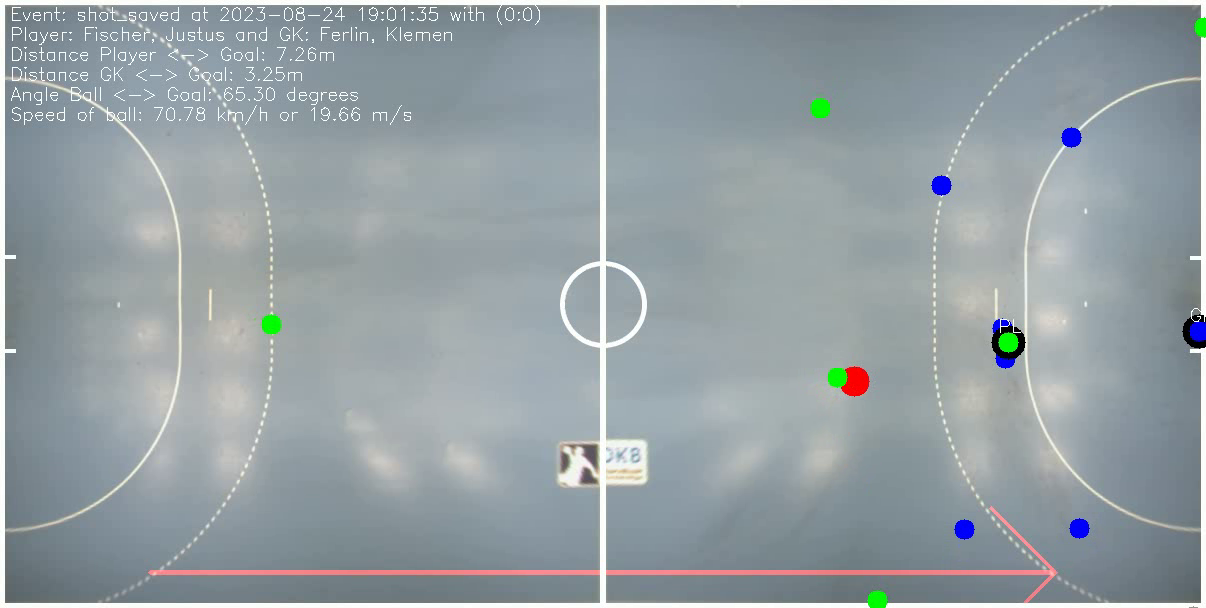
#> input picture frame 32 of assets/events/videos/demo.mp4, 1206 x 608 px
$ python mp4_to_gif.py
#> lines starting #> are read from the running program, lines starting #| are printed output that depends on the picture
import cv2
from PIL import Image


def mp4_to_gif(video_path, gif_path, fps=5, scale_percent=50, colors=256):
#> called with video_path = 'assets/events/videos/demo.mp4', gif_path = 'assets/events/videos/demo.gif', fps = 40, scale_percent = 50, colors = 256
    vidcap = cv2.VideoCapture(video_path)
    frames = []

    success, image = vidcap.read()
#> image is the input picture: shape (608, 1206, 3); mean B, G, R 164.1, 159.7, 149.4
    while success:
        # Resize frame
        width = int(image.shape[1] * scale_percent / 100)
#> width = 603
        height = int(image.shape[0] * scale_percent / 100)
#> height = 304
        resized_image = cv2.resize(image, (width, height))

        # Convert from BGR (OpenCV format) to RGB (Pillow format)
        image_rgb = cv2.cvtColor(resized_image, cv2.COLOR_BGR2RGB)
        pil_image = Image.fromarray(image_rgb).convert(
            "P", palette=Image.ADAPTIVE, colors=colors
        )  # Reduce colors
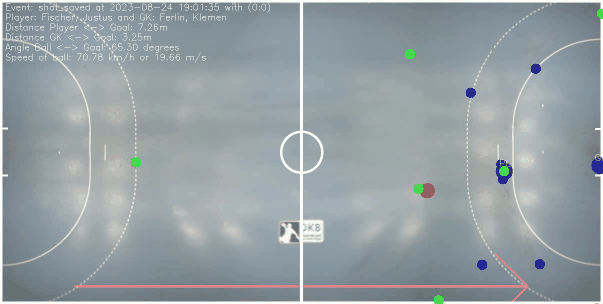
#> pil_image: PIL image 603x304 P; mean R, G, B 149.6, 160, 164.5
        frames.append(pil_image)  # Convert to PIL Image
        success, image = vidcap.read()
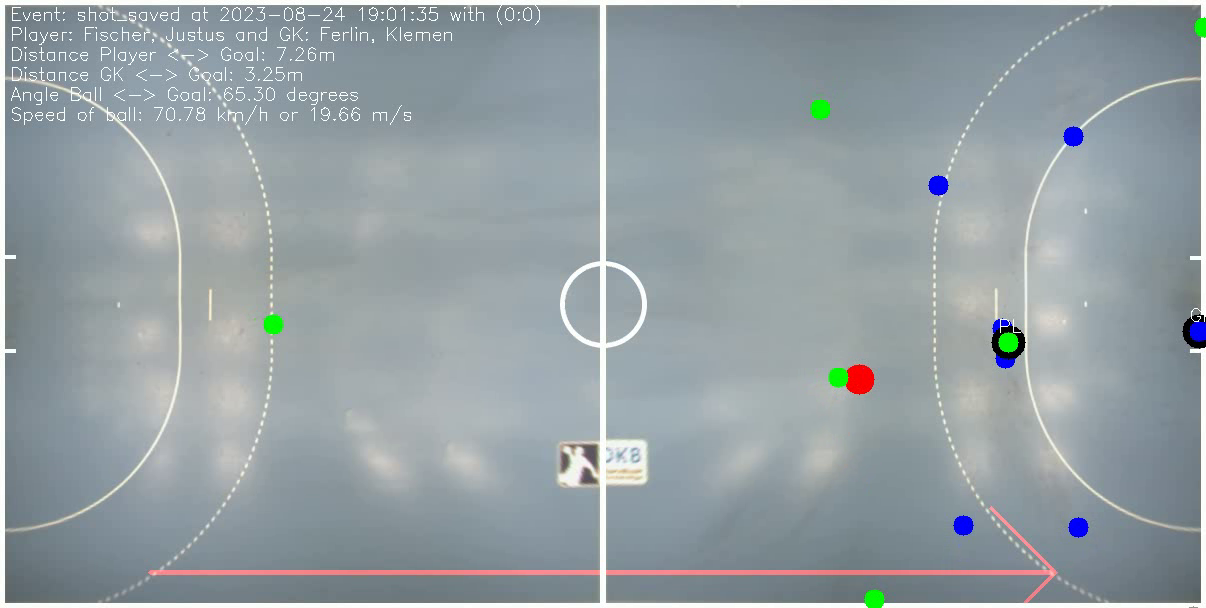
#> input picture frame 33 of assets/events/videos/demo.mp4, 1206 x 608 px
#> image is the input picture: shape (608, 1206, 3); mean B, G, R 164.1, 159.7, 149.4

    # Save the frames as a GIF
    if frames:
        frames[0].save(
            gif_path,
            save_all=True,
            append_images=frames[1:],
            duration=int(1000 / fps),  # Duration between frames
            loop=0,
            optimize=True,  # Optimize GIF
        )


# Example usage
mp4_to_gif("assets/events/videos/demo.mp4", "assets/events/videos/demo.gif", fps=40)

$ run again, starting later in the video
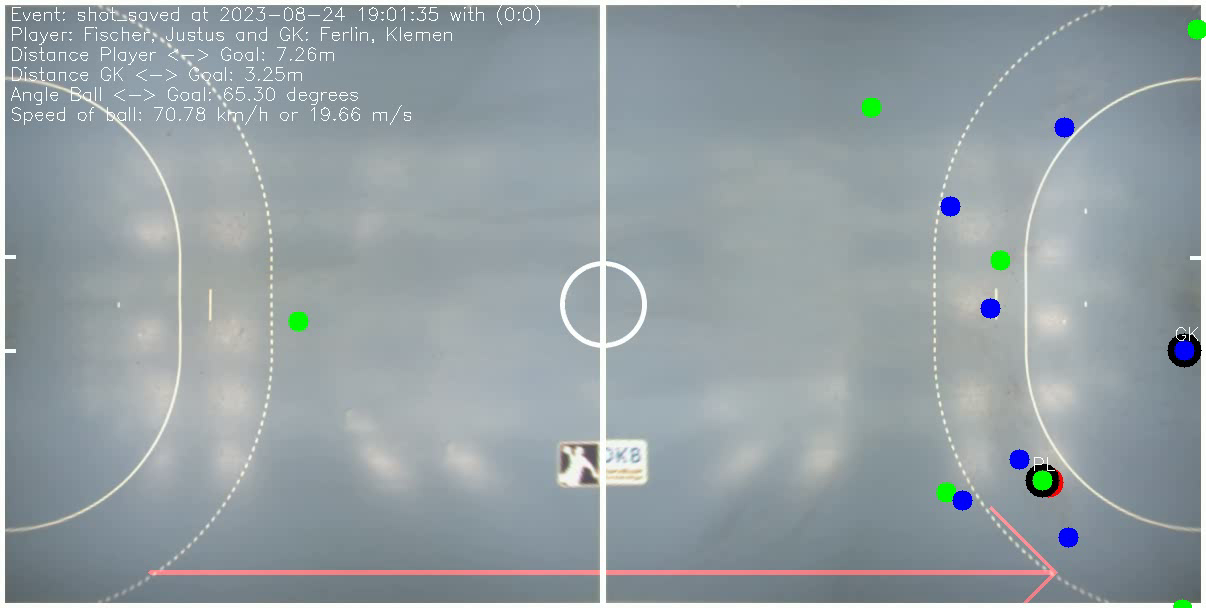
#> input picture frame 144 of assets/events/videos/demo.mp4, 1206 x 608 px
#> in mp4_to_gif, image is the input picture: shape (608, 1206, 3); mean B, G, R 164.3, 159.8, 149.3
#> in mp4_to_gif, `pil_image = Image.fromarray(image_rgb).convert( "P", palette=Image.ADA..`:
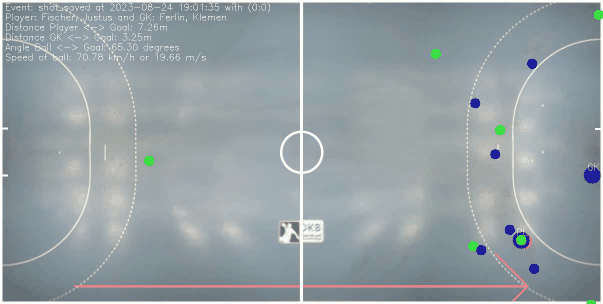
#> pil_image: PIL image 603x304 P; mean R, G, B 149.6, 160, 164.6
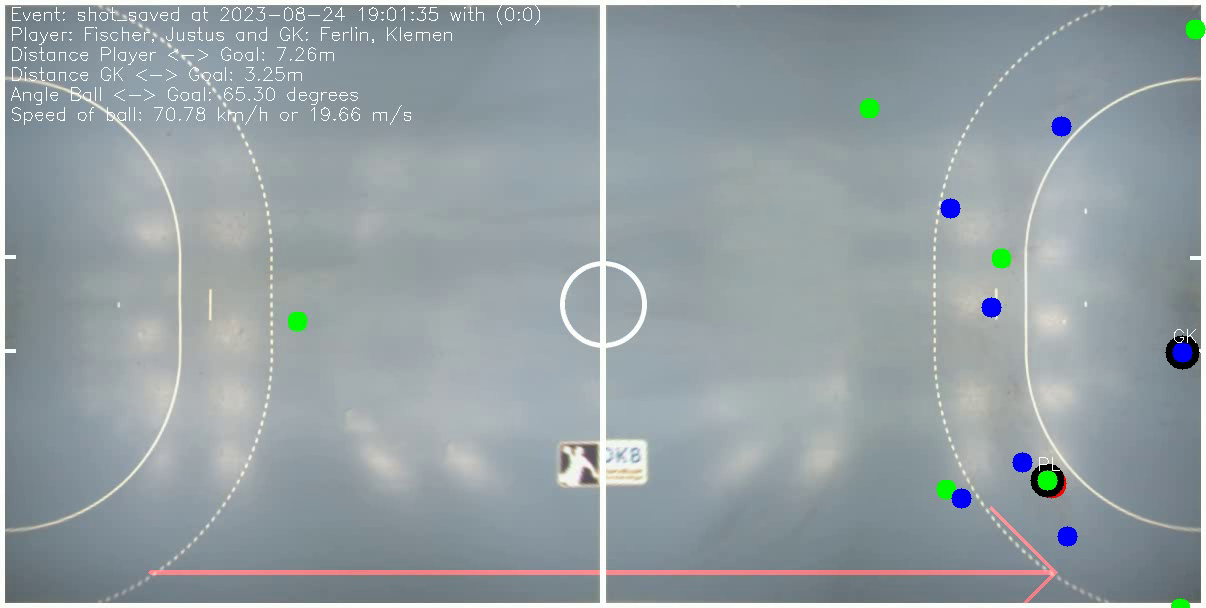
#> input picture frame 145 of assets/events/videos/demo.mp4, 1206 x 608 px
#> in mp4_to_gif, image is the input picture: shape (608, 1206, 3); mean B, G, R 164.2, 159.7, 149.2

$ run again, starting later in the video
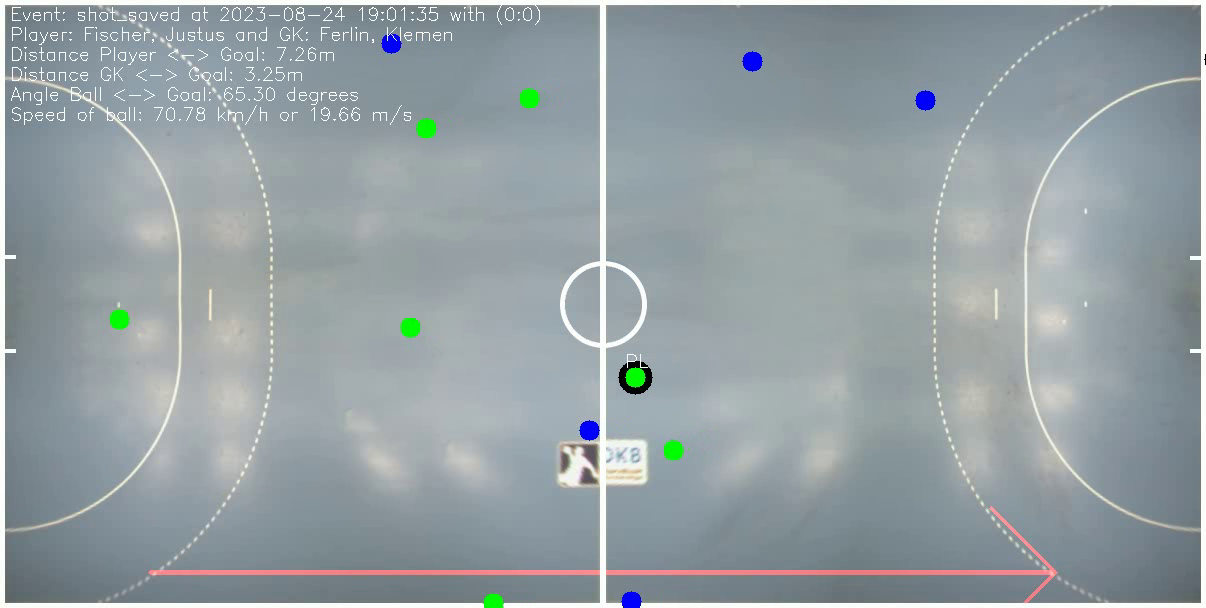
#> input picture frame 256 of assets/events/videos/demo.mp4, 1206 x 608 px
#> in mp4_to_gif, image is the input picture: shape (608, 1206, 3); mean B, G, R 164.2, 160, 149.5
#> in mp4_to_gif, `pil_image = Image.fromarray(image_rgb).convert( "P", palette=Image.ADA..`:
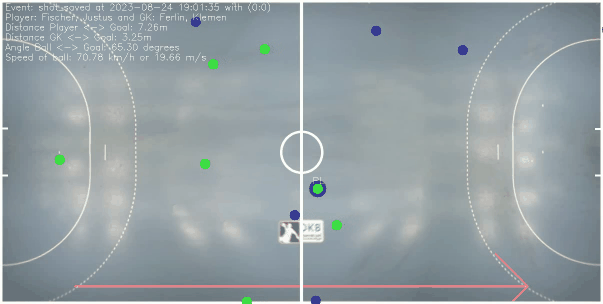
#> pil_image: PIL image 603x304 P; mean R, G, B 149.7, 160.3, 164.4
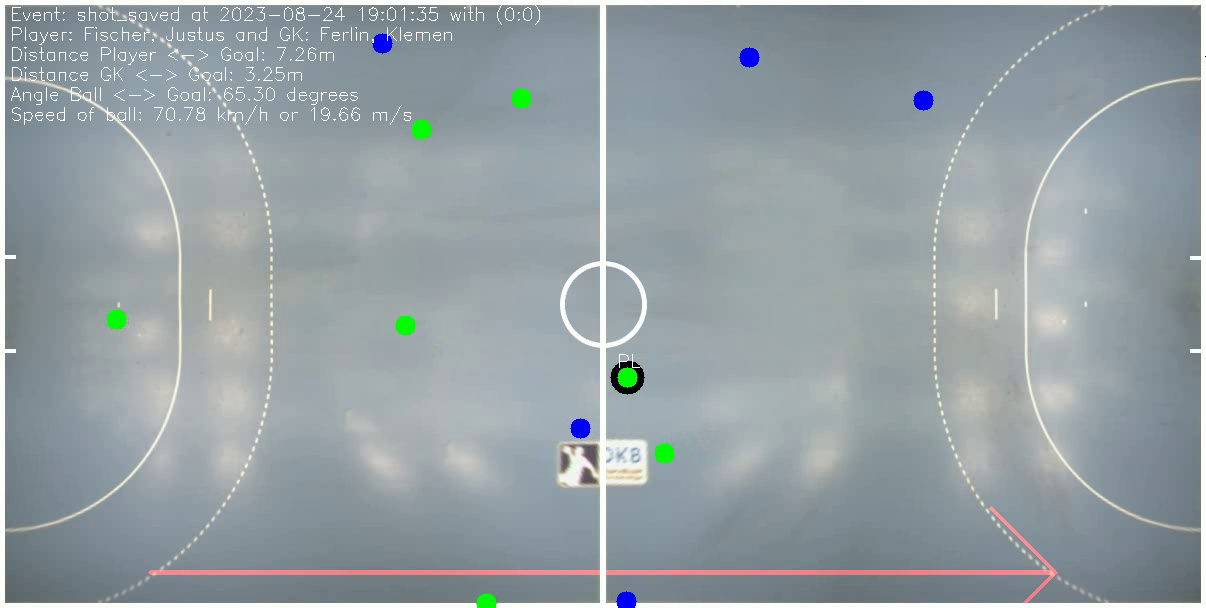
#> input picture frame 257 of assets/events/videos/demo.mp4, 1206 x 608 px
#> in mp4_to_gif, image is the input picture: shape (608, 1206, 3); mean B, G, R 164.2, 160, 149.4
